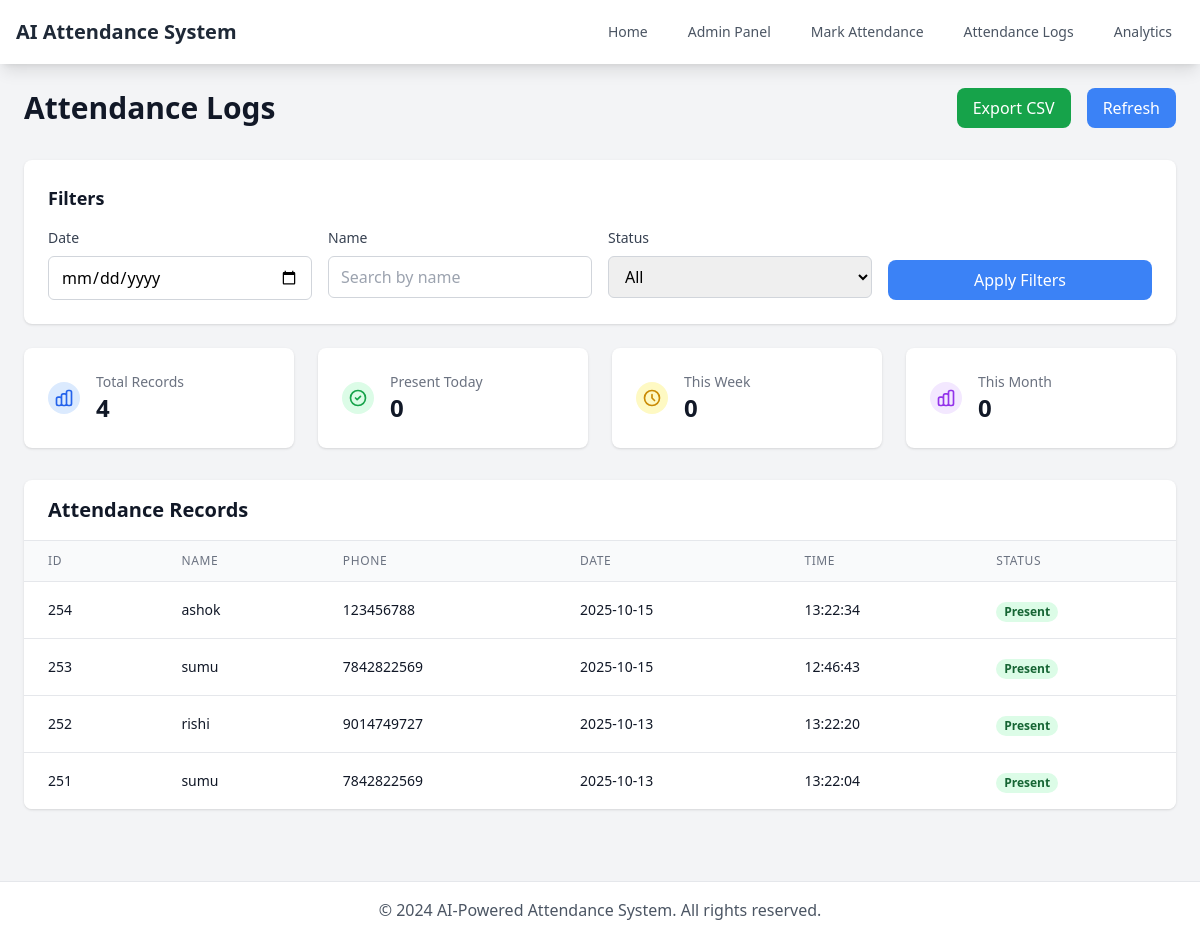
Screenshot of /attendance_logs with the database file from the repository.
### tables this page shows
CREATE TABLE attendance (
            attendance_id INTEGER PRIMARY KEY AUTOINCREMENT,
            user_id INTEGER NOT NULL,
            date DATE NOT NULL,
            time TIME NOT NULL,
            status TEXT DEFAULT 'Present',
            FOREIGN KEY (user_id) REFERENCES users (user_id)
        );

CREATE TABLE users (
            user_id INTEGER PRIMARY KEY AUTOINCREMENT,
            name TEXT NOT NULL,
            phone TEXT NOT NULL,
            image_path TEXT NOT NULL,
            face_embedding TEXT,
            created_at TIMESTAMP DEFAULT CURRENT_TIMESTAMP
        );

### app.py (the view)
@app.route('/attendance_logs')
def attendance_logs():
    conn = sqlite3.connect('database.db')
    cursor = conn.cursor()
    cursor.execute('''
        SELECT a.attendance_id, u.name, u.phone, a.date, a.time, a.status
        FROM attendance a
        JOIN users u ON a.user_id = u.user_id
        ORDER BY a.date DESC, a.time DESC
    ''')
    logs = cursor.fetchall()
    conn.close()
    return render_template('logs.html', logs=logs)

### templates/logs.html (shortened to what this page needs)
{% extends "base.html" %}
{% block content %}
<div class="max-w-6xl mx-auto">
    <div class="flex justify-between items-center mb-8">
        <h1 class="text-3xl font-bold text-gray-900">Attendance Logs</h1>
        <div class="flex space-x-4">
            <button onclick="exportAttendance()" class="bg-green-600 text-white px-4 py-2 rounded-lg hover:bg-green-700 transition-colors">
                Export CSV
            </button>
            <button onclick="refreshLogs()" class="bg-primary text-white px-4 py-2 rounded-lg hover:bg-secondary transition-colors">
                Refresh
            </button>
        </div>
    </div>
    <div class="bg-white rounded-lg shadow p-6 mb-6">
        <h2 class="text-lg font-semibold text-gray-900 mb-4">Filters</h2>
        <div class="grid md:grid-cols-4 gap-4">
            <div>
                <label for="dateFilter" class="block text-sm font-medium text-gray-700 mb-2">Date</label>
                <input type="date" id="dateFilter" class="w-full px-3 py-2 border border-gray-300 rounded-md focus:outline-none focus:ring-2 focus:ring-primary">
            </div>
            <div>
                <label for="nameFilter" class="block text-sm font-medium text-gray-700 mb-2">Name</label>
                <input type="text" id="nameFilter" placeholder="Search by name" class="w-full px-3 py-2 border border-gray-300 rounded-md focus:outline-none focus:ring-2 focus:ring-primary">
            </div>
            <div>
                <label for="statusFilter" class="block text-sm font-medium text-gray-700 mb-2">Status</label>
                <select id="statusFilter" class="w-full px-3 py-2 border border-gray-300 rounded-md focus:outline-none focus:ring-2 focus:ring-primary">
                    <option value="">All</option>
                </select>
            </div>
            <div class="flex items-end">
                <button onclick="applyFilters()" class="w-full bg-primary text-white px-4 py-2 rounded-lg hover:bg-secondary transition-colors">
                    Apply Filters
                </button>
            </div>
        </div>
    </div>
    <div class="grid md:grid-cols-4 gap-6 mb-8">
        <div class="bg-white rounded-lg shadow p-6">
            <div class="flex items-center">
                <div class="flex-shrink-0">
                    <div class="w-8 h-8 bg-blue-100 rounded-full flex items-center justify-center">
                    </div>
                </div>
                <div class="ml-4">
                    <p class="text-sm font-medium text-gray-500">Total Records</p>
                    <p class="text-2xl font-semibold text-gray-900">{{ logs|length }}</p>
                </div>
            </div>
        </div>
        <div class="bg-white rounded-lg shadow p-6">
            <div class="flex items-center">
                <div class="flex-shrink-0">
                    <div class="w-8 h-8 bg-green-100 rounded-full flex items-center justify-center">
                        <svg class="w-5 h-5 text-green-600" fill="none" stroke="currentColor" viewBox="0 0 24 24">
                            <path stroke-linecap="round" stroke-linejoin="round" stroke-width="2" d="M9 12l2 2 4-4m6 2a9 9 0 11-18 0 9 9 0 0118 0z"></path>
                        </svg>
                    </div>
                </div>
                <div class="ml-4">
                    <p class="text-sm font-medium text-gray-500">Present Today</p>
                    <p class="text-2xl font-semibold text-gray-900" id="presentToday">-</p>
                </div>
            </div>
        </div>
        <div class="bg-white rounded-lg shadow p-6">
            <div class="flex items-center">
                <div class="flex-shrink-0">
                    <div class="w-8 h-8 bg-yellow-100 rounded-full flex items-center justify-center">
                        <svg class="w-5 h-5 text-yellow-600" fill="none" stroke="currentColor" viewBox="0 0 24 24">
                            <path stroke-linecap="round" stroke-linejoin="round" stroke-width="2" d="M12 8v4l3 3m6-3a9 9 0 11-18 0 9 9 0 0118 0z"></path>
                        </svg>
                    </div>
                </div>
                <div class="ml-4">
                    <p class="text-sm font-medium text-gray-500">This Week</p>
                    <p class="text-2xl font-semibold text-gray-900" id="thisWeek">-</p>
                </div>
            </div>
        </div>
        <div class="bg-white rounded-lg shadow p-6">
            <div class="flex items-center">
                <div class="flex-shrink-0">
                    <div class="w-8 h-8 bg-purple-100 rounded-full flex items-center justify-center">
                    </div>
                </div>
                <div class="ml-4">
                    <p class="text-sm font-medium text-gray-500">This Month</p>
                    <p class="text-2xl font-semibold text-gray-900" id="thisMonth">-</p>
                </div>
            </div>
        </div>
    </div>
    <div class="bg-white rounded-lg shadow overflow-hidden">
        <div class="px-6 py-4 border-b border-gray-200">
            <h2 class="text-xl font-semibold text-gray-900">Attendance Records</h2>
        </div>
        <div class="overflow-x-auto">
            <table class="min-w-full divide-y divide-gray-200" id="attendanceTable">
                <thead class="bg-gray-50">
                    <tr>
                        <th class="px-6 py-3 text-left text-xs font-medium text-gray-500 uppercase tracking-wider">ID</th>
                        <th class="px-6 py-3 text-left text-xs font-medium text-gray-500 uppercase tracking-wider">Name</th>
                        <th class="px-6 py-3 text-left text-xs font-medium text-gray-500 uppercase tracking-wider">Phone</th>
                        <th class="px-6 py-3 text-left text-xs font-medium text-gray-500 uppercase tracking-wider">Date</th>
                        <th class="px-6 py-3 text-left text-xs font-medium text-gray-500 uppercase tracking-wider">Time</th>
                        <th class="px-6 py-3 text-left text-xs font-medium text-gray-500 uppercase tracking-wider">Status</th>
                    </tr>
                </thead>
                <tbody class="bg-white divide-y divide-gray-200">
                    {% for log in logs %}
                    <tr class="attendance-row">
                        <td class="px-6 py-4 whitespace-nowrap text-sm font-medium text-gray-900">{{ log[0] }}</td>
                        <td class="px-6 py-4 whitespace-nowrap text-sm text-gray-900 name-cell">{{ log[1] }}</td>
                        <td class="px-6 py-4 whitespace-nowrap text-sm text-gray-900">{{ log[2] }}</td>
                        <td class="px-6 py-4 whitespace-nowrap text-sm text-gray-900 date-cell">{{ log[3] }}</td>
                        <td class="px-6 py-4 whitespace-nowrap text-sm text-gray-900">{{ log[4] }}</td>
                        <td class="px-6 py-4 whitespace-nowrap">
                            <span class="px-2 inline-flex text-xs leading-5 font-semibold rounded-full
                                {% if log[5] == 'Present' %}bg-green-100 text-green-800{% else %}bg-red-100 text-red-800{% endif %}">
                                {{ log[5] }}
                            </span>
                        </td>
                    </tr>
                    {% endfor %}
                </tbody>
            </table>
        </div>
    </div>
</div>
{% endblock %}

### templates/base.html (shortened to what this page needs)
<!DOCTYPE html>
<html lang="en">
<head>
    <script src="https://cdn.tailwindcss.com"></script>
</head>
<body class="bg-gray-100 min-h-screen">
    <nav class="bg-white shadow-lg">
        <div class="max-w-7xl mx-auto px-4">
            <div class="flex justify-between h-16">
                <div class="flex items-center">
                    <h1 class="text-xl font-bold text-gray-800">AI Attendance System</h1>
                </div>
                <div class="flex items-center space-x-4">
                    <a href="{{ url_for('index') }}" class="text-gray-600 hover:text-primary px-3 py-2 rounded-md text-sm font-medium">Home</a>
                    <a href="{{ url_for('admin_panel') }}" class="text-gray-600 hover:text-primary px-3 py-2 rounded-md text-sm font-medium">Admin Panel</a>
                    <a href="{{ url_for('attendance') }}" class="text-gray-600 hover:text-primary px-3 py-2 rounded-md text-sm font-medium">Mark Attendance</a>
                    <a href="{{ url_for('attendance_logs') }}" class="text-gray-600 hover:text-primary px-3 py-2 rounded-md text-sm font-medium">Attendance Logs</a>
                    <a href="{{ url_for('analytics') }}" class="text-gray-600 hover:text-primary px-3 py-2 rounded-md text-sm font-medium">Analytics</a>
                </div>
            </div>
        </div>
    </nav>
    <main class="max-w-7xl mx-auto py-6 px-4">
        {% block content %}{% endblock %}
    </main>
    <footer class="bg-white border-t mt-12">
        <div class="max-w-7xl mx-auto py-4 px-4">
            <p class="text-center text-gray-600">&copy; 2024 AI-Powered Attendance System. All rights reserved.</p>
        </div>
    </footer>
</body>
</html>

### rows the page displays
attendance: attendance_id "254", name "ashok", phone "123456788", date "2025-10-15", time "13:22:34", status "Present"
attendance: attendance_id "253", name "sumu", phone "7842822569", date "2025-10-15", time "12:46:43", status "Present"
attendance: attendance_id "252", name "rishi", phone "9014749727", date "2025-10-13", time "13:22:20", status "Present"
attendance: attendance_id "251", name "sumu", phone "7842822569", date "2025-10-13", time "13:22:04", status "Present"

### other values shown
{{ logs|length }} "4"
